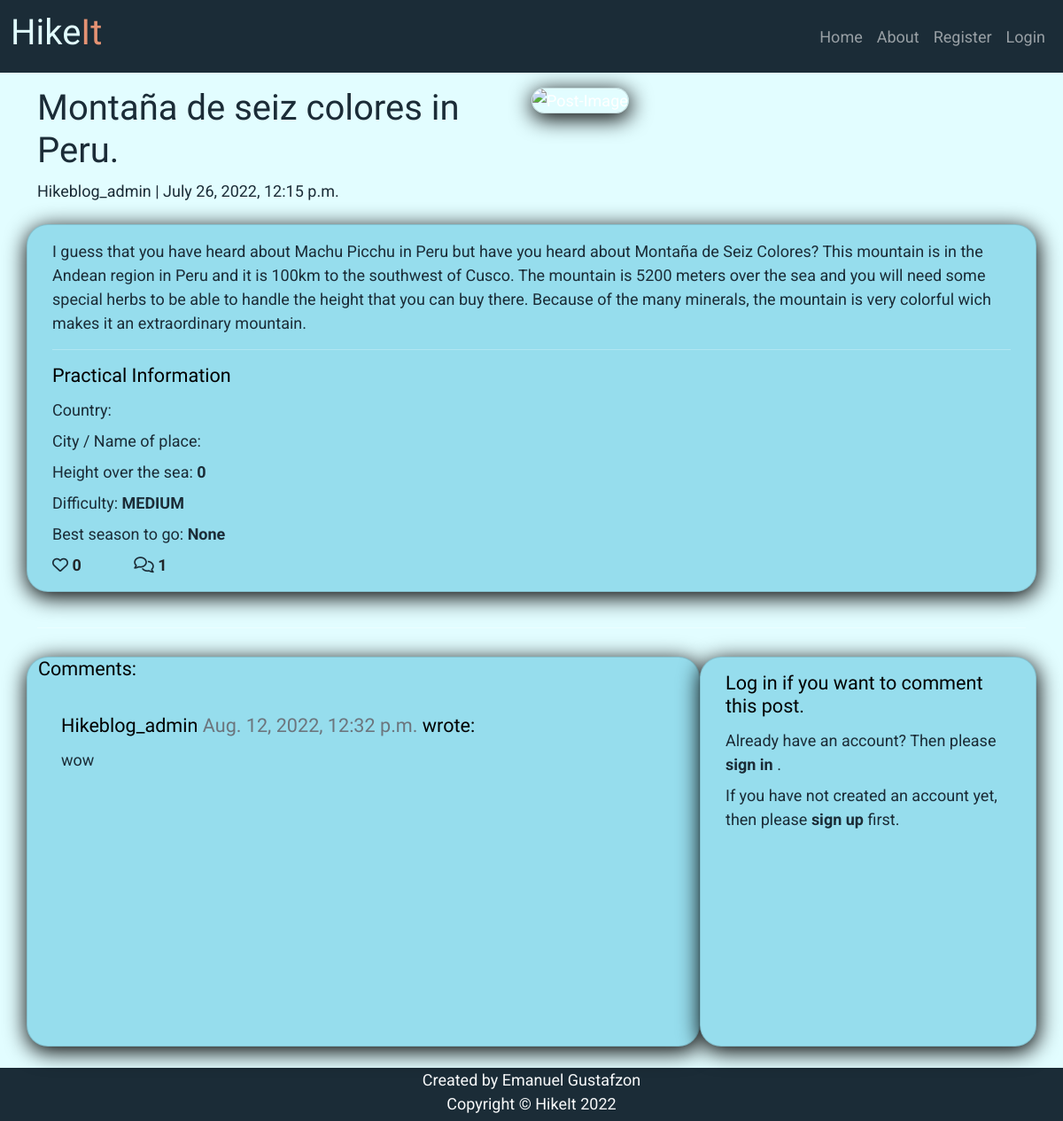
Page /Montana-de-seiz-colores-in-Peru/ on the committed database.
### blog/models.py (models this page shows, shortened)
class Post(models.Model):
    title = models.CharField(max_length=200, unique=True)
    slug = models.SlugField(max_length=200, unique=True)
    author = models.ForeignKey(
        User, on_delete=models.CASCADE, related_name='blog_posts')
    featured_image = CloudinaryField('image', default='placeholder')
    content = models.TextField()
    country = models.CharField(max_length=50, blank=True)
    city_name_of_place = models.CharField(max_length=50, blank=True)
    height_over_sea = models.IntegerField(blank=True, default=0)
    DIFFICULTY_CHOICES = [
        ('hard', 'hard'),
        ('medium', 'medium'),
        ('easy', 'easy'),
        ]
    difficulty_level = models.CharField(
        max_length=20,
        choices=DIFFICULTY_CHOICES,
        blank=True,
        null=True
    )
    SEASON_CHOICES = [
        ('January - Mars', 'January - Mars'),
        ('April - June', 'April - June'),
        ('July - September', 'July - September'),
        ('October - December', 'October - December'),
        ]
    best_season = models.CharField(
        max_length=20,
        choices=SEASON_CHOICES,
        null=True,
        blank=True
    )
    updated_on = models.DateTimeField(auto_now=True)
    created_on = models.DateTimeField(auto_now_add=True)
    status = models.IntegerField(choices=STATUS, default=0)
    likes = models.ManyToManyField(
        User, related_name='blogpost_like', blank=True)
    class Meta:
        ordering = ['-created_on']
    def number_of_likes(self):
        return self.likes.count()

class Comment(models.Model):
    post = models.ForeignKey(
        Post, on_delete=models.CASCADE, related_name='comments')
    name = models.CharField(max_length=80)
    email = models.EmailField()
    body = models.TextField()
    created_on = models.DateTimeField(auto_now_add=True)
    approved = models.BooleanField(default=False)
    class Meta:
        ordering = ['created_on']

### blog/views.py (the view, shortened to what this page needs)
# urls.py: path('<slug:slug>/', views.PostDetail.as_view(), name='post_detail'),
class PostDetail(View):
    def get(self, request, slug, *args, **kwargs):
        queryset = Post.objects.filter(status=1)
        post = get_object_or_404(queryset, slug=slug)
        comments = post.comments.filter(approved=True).order_by("-created_on")
        liked = False
        if post.likes.filter(id=self.request.user.id).exists():
            liked = True
        return render(
            request,
            "post_detail.html",
            {
                "post": post,
                "comments": comments,
                "commented": False,
                "liked": liked,
                "comment_form": CommentForm(),
            },
        )

### templates/post_detail.html (shortened to what this page needs)
{% extends 'base.html' %}
{% block content %}
{% load crispy_forms_tags %}
<div class="masthead">
    <div class="container">
        <div class="row g-0 mt-3 top ">
            <div class="col-md-6 col-lg-6 masthead-text d-flex flex-column justify-content-center ">
                <h1 class="post-title">{{ post.title }}</h1>
                <p class="post-subtitle">{{ post.author }} | {{ post.created_on }}</p>
            </div>
            <div class=" col-md-6 col-lg-6 masthead-image">
                <img class="post-detail-image img-fluid max-width:100%;" src=" {{ post.featured_image.url }}" alt="Post-Image">
            </div>
        </div>
    </div>
</div>
<div class="container">
    <div class="row">
        <div class="col card mb-4  mt-3 left  top">
            <div class="card-post-detail">
                <p class="card-text ">
                    {{ post.content | safe }}
                </p>
                <hr>
                <h3>Practical Information</h3>
                    <p>Country: <strong>{{ post.country | safe }}</strong></p>
                    <p>City / Name of place: <strong>{{ post.city_name_of_place | safe }}</strong></p>
                    <p>Height over the sea: <strong>{{ post.height_over_sea | safe }}</strong></p>
                    <p>Difficulty: <strong>{{ post.difficulty_level | safe }}</strong></p>
                    <p>Best season to go: <strong>{{ post.best_season | safe }}</strong></p>
                <div class="row">
                    <div class="col-2 col-lg-1">
                        <strong>
                            {% if user.is_authenticated %}
                            <form class="d-inline" action="{% url 'post_like' post.slug %}" method="POST">
                                {% csrf_token %}
                                {% if liked %}
                                <button type="submit" name="blogpost_id" value="{{post.slug}}" class="btn-like"><i class="fas fa-heart"></i></i></button>
                                {% else %}
                                <button type="submit" name="blogpost_id" value="{{post.slug}}" class="btn-like"><i class="far fa-heart"></i></button>
                                {% endif %}
                            </form>
                            {% else %}
                            <span class="text-secondary"><i class="far fa-heart"></i></span>
                            {% endif %}
                        <span class="text-dark">{{ post.number_of_likes }} </span>
                        </strong>
                    </div>
                    <div class="col-1">
                        {% with comments.count as total_comments %}
                        <strong class="text-dark"><i class="far fa-comments"></i>
                            {{ total_comments }}</strong>
                        {% endwith %}
                    </div>
                </div>
            </div>
        </div>
    </div>
    <div class="row">
        <div class="col">
            <hr>
        </div>
    </div>
    <div class="row">
        <div class="col-md-8 card mb-4  mt-3 ">
            <h3>Comments:</h3>
            <div class="card-post-detail">
                {% for comment in comments %}
                <div class="comments" style="padding: 10px;">
                    <h4 class="font-weight-bold">
                        {{ comment.name }}
                        <span class=" text-muted font-weight-normal">
                            {{ comment.created_on }}
                        </span> wrote:
                    </h4>
                    {% if comment.name == user.username %}
                    {{ comment.body | linebreaks }}
                    <a class="update-delete-comment" href="{% url 'comment_delete' pk=comment.pk %}" aria-label="To delete your comment press here"><i class="fas fa-trash"></i></a>
                    <a class="update-delete-comment" href="{% url 'comment_update' pk=comment.pk %}" aria-label="To delete your update press here"><i class="fas fa-edit"></i></a>
                    {% else %}
                    {{ comment.body | linebreaks }}
                    {% endif %}
                </div>
                {% endfor %}
            </div>
        </div>
        <div class="col-md-4 card mb-4 mt-3 ">
            <div class="card-post-detail">
                {% if commented %}
                <div class="alert alert-success {{ message.tags }} alert-dismissible fade show" id="msg" role="alert">
                    Your comment is awaiting approval
                    <button type="button" class="btn-close" data-bs-dismiss="alert" aria-label="Close"></button>
                </div>
                <h3>Leave a comment:</h3>
                <p>Posting as: {{ user.username }}</p>
                <form method="post">
                    {{ comment_form | crispy }}
                    {% csrf_token %}
                    <button type="submit" class="button">Submit</button>
                </form>
                {% else %}
                {% if user.is_authenticated %}
                <h3>Leave a comment:</h3>
                <p>Posting as: {{ user.username }}</p>
                <form method="post">
                    {{ comment_form | crispy }}
                    {% csrf_token %}
                    <button type="submit" class="button">Submit</button>
                </form>
                {% else %}
                <h3>Log in if you want to comment this post.</h3>
                <p>Already have an account? Then please <a href="https://myhikeblog.herokuapp.com/accounts/login/"> <strong>sign in</strong> </a>.</p>
                <p>If you have not created an account yet, then please <a href="https://myhikeblog.herokuapp.com/accounts/signup/"> <strong> sign up </strong></a> first.</p>
                {% endif %}
                {% endif %}
            </div>
        </div>
    </div>
</div>
{%endblock%}

### templates/base.html (shortened to what this page needs)
{% load static %}
<!DOCTYPE html>
<html lang="en">
<head>
    <link href="https://cdn.jsdelivr.net/npm/bootstrap@5.0.2/dist/css/bootstrap.min.css" rel="stylesheet">
    <link rel="stylesheet" href="{% static 'css/style.css' %}">
</head>
<body>
<nav class="navbar navbar-expand-lg navbar-dark ">
    <div class="container-fluid">
        <a class="navbar-brand" href="{% url 'home' %}"><h1 id="logo-h1">Hike<span id="span-logo">It</span></h1></a>
      <div class="collapse navbar-collapse" id="navbarTogglerDemo02">
        <ul class="navbar-nav  me-auto mb-2 mb-lg-0 ">
            <li class="nav-item">
                <a class="nav-link" href="{% url 'home' %}">Home</a>
            </li>
            <li class="">
              <a class="nav-link" href="{% url 'about' %}">About</a>
          </li>
            {% if user.is_authenticated %}
            <li class="nav-item">
                <a class="nav-link" href="{% url 'account_logout' %}">Logout</a>
            </li>
            {% else %}
            <li class="nav-item">
                <a class="nav-link" href="{% url 'account_signup' %}">Register</a>
            </li>
            <li class="nav-item">
                <a class="nav-link" href="{% url 'account_login' %}">Login</a>
            </li>
            {% endif %}
        </ul>
      </div>
    </div>
  </nav>
    {% block content %}{% endblock content %}
    <footer >
      <p class="m-0 text-light text-center ">Created by Emanuel Gustafzon</p>
        <p class="m-0 text-light text-center ">Copyright &copy; HikeIt 2022</p>
    </footer>
  </body>
</html>

### static/css/style.css (style rules this page uses)
body { font-family: "Roboto", sans-serif; font-size: 18px; background-color: #E2FDFF; color: white; min-height: 100vh; }
#span-logo { color:#E49273; }
#logo-h1 { color:#E2FDFF; }
nav { background-color: #1B2C37; position: fixed; }
.navbar-collapse { flex-grow: 0; }
ul { float:right; }
.card { position: relative; display: flex; flex-direction: column; word-wrap: break-word; background-color: #96DDED; box-shadow: 1px 5px 25px 1px black; background-clip: border-box; border: 1px solid rgba(0,0,0,.125); border-radius: 1.5rem; height:auto; }
.card-post-detail { min-height: 400px; flex: 1 1 auto; padding: 1rem 1rem; }
footer { height:60px; bottom: 0; left: 0; width: 100%; background-color: #1B2C37; color: white; z-index: 1; }
span { color: #1B2C37; }
a { color: #1B2C37; text-decoration: none; }
h1 { color: #1B2C37; font-family:'kalam'; }
h2, h3, h4 { font-size: 120%; color: black; font-family:'kalam'; margin-bottom: 0.75rem; }
p { color: #1B2C37; margin-bottom: 0.5rem; }
li { color: #1B2C37; }
i { color: #1B2C37; }
.post-detail-image { border-radius: 20px; box-shadow: 1px 5px 25px 1px black; border: 1px solid rgba(0,0,0,.125); }

### rows in the picture
Post: title "Montaña de seiz colores in Peru.", author "Hikeblog_admin", created_on "July 26, 2022, 12:15 p.m.", content "I guess that you have heard about Machu Picchu in Peru but have you heard about Montaña de Seiz Colores? This mountain is in the Andean region in Peru and it is 100km to the southwest of Cusco. The mountain is 5200 meters over the sea and you will need some special herbs to be able to handle the height that you can buy there. Because of the many minerals, the mountain is very colorful wich makes it an extraordinary mountain.", height_over_sea "0", difficulty_level "MEDIUM", best_season "None", number_of_likes "0"
Comment: name "Hikeblog_admin", created_on "Aug. 12, 2022, 12:32 p.m.", body "wow"

### other values in the picture
{{ total_comments }} "1"
